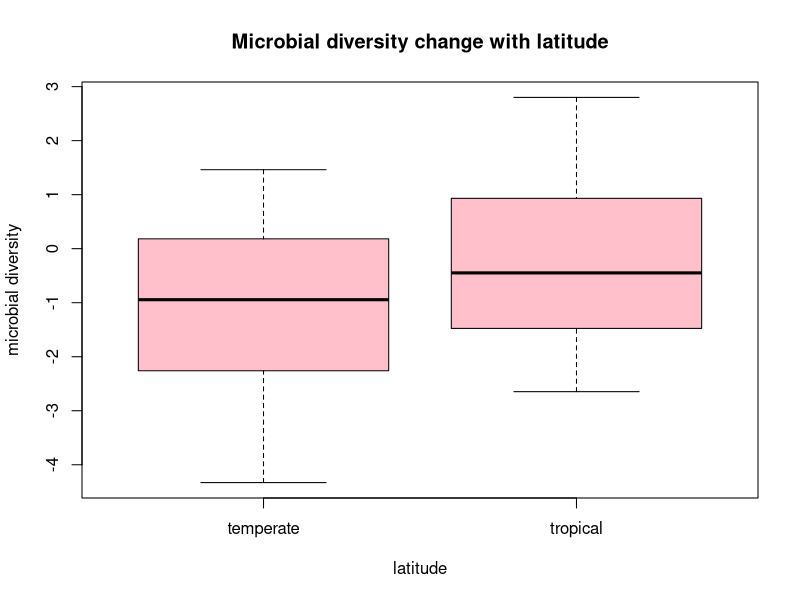
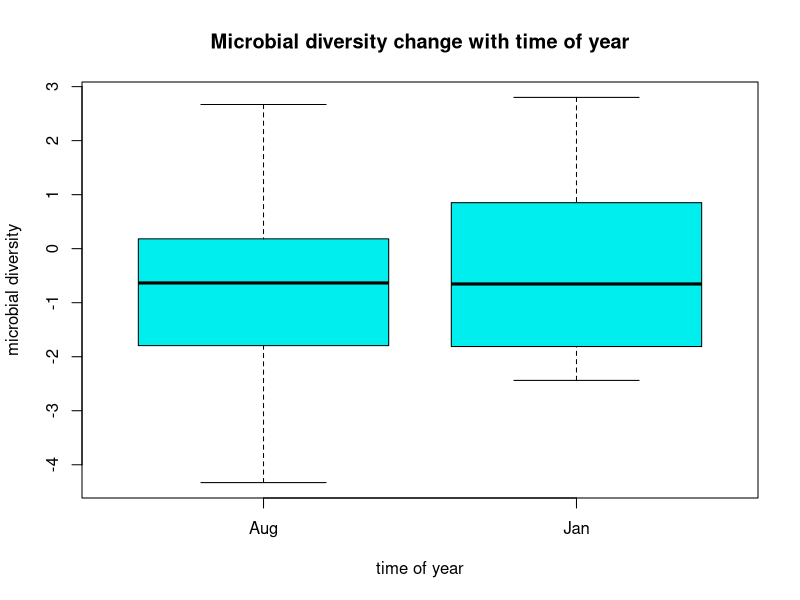
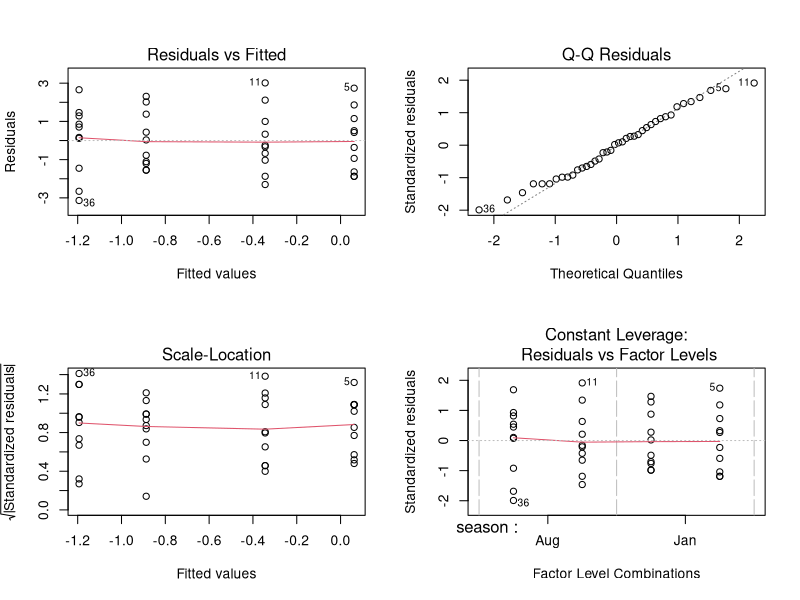
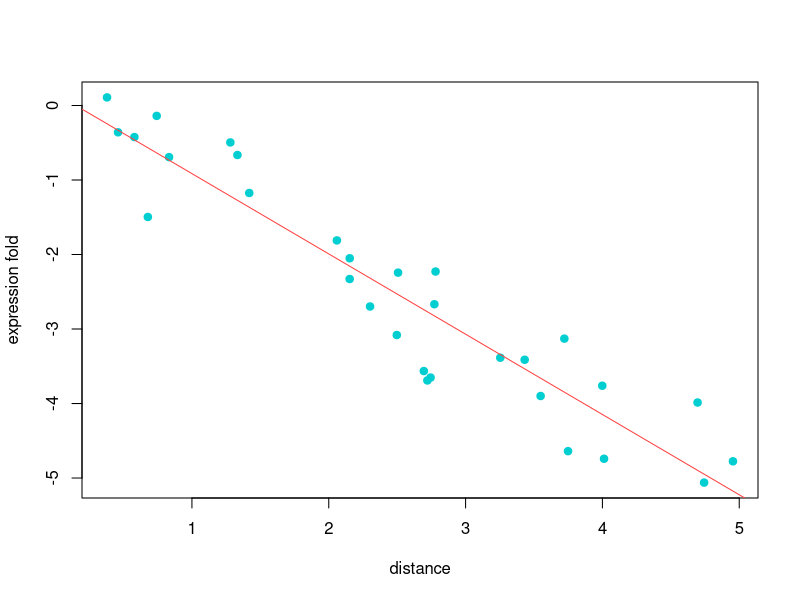
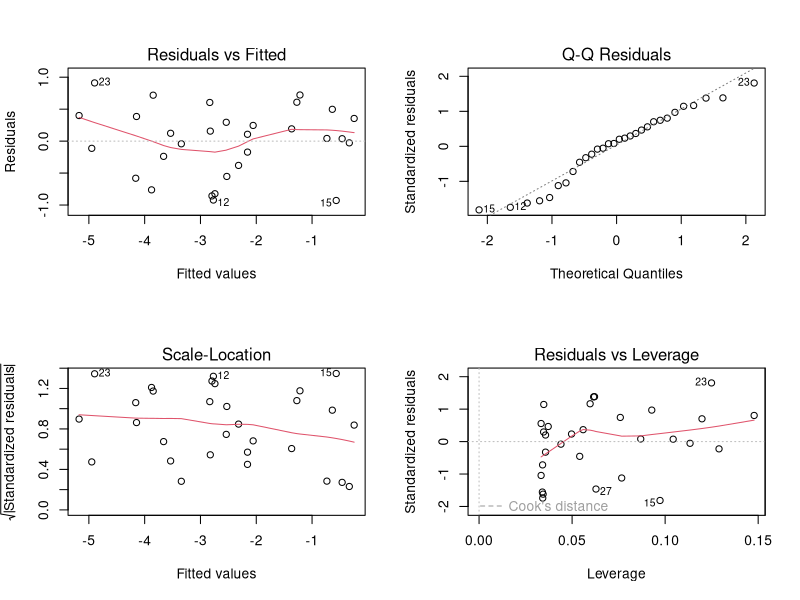
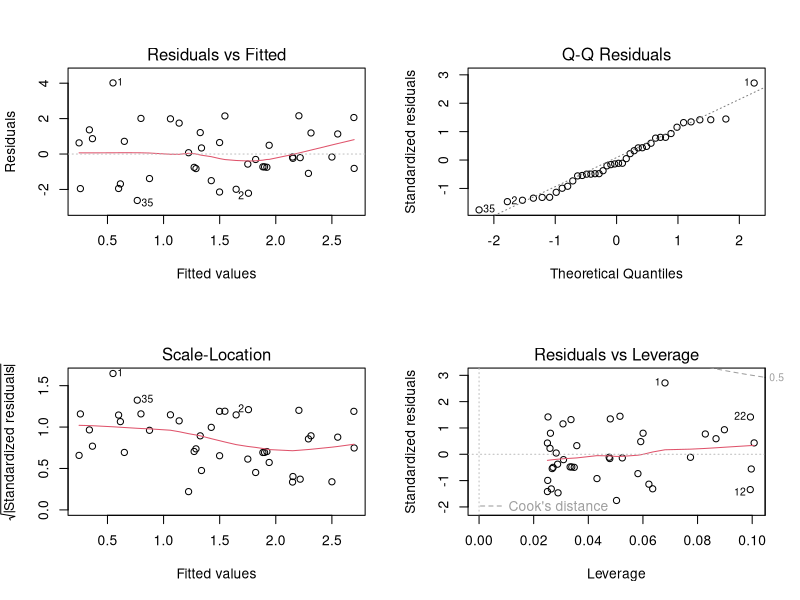
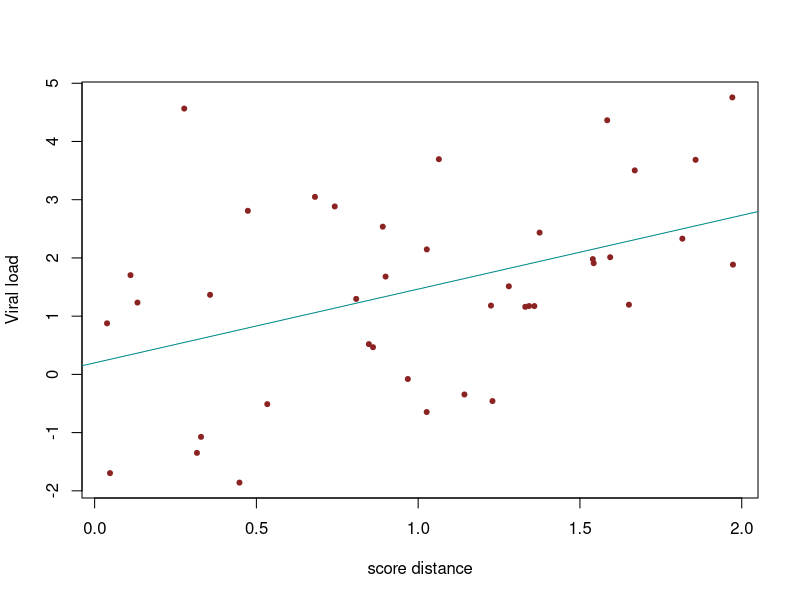

The R script that drew these images, in order:
#Dataset 1
#read file
  microbial=read.table("part_1_student_1206.tdf.txt", header = TRUE)

#1. How does microbial diversity change with latitude?
#make a boxplot to .....
  boxplot(UniFracInd~latitude,data=microbial, main="Microbial diversity change with latitude", ylab="microbial diversity",xlab="latitude",col="pink")
#t-test
  t.test(UniFracInd~latitude,data=microbial)

#2. How does microbial diversity change with time of year?
#make a boxplot to .....
  boxplot(UniFracInd~season, data=microbial, main="Microbial diversity change with time of year", ylab="microbial diversity",xlab="time of year",col="cyan2")
#t-test
  t.test(UniFracInd~season,data=microbial)

#3. Is there an interaction between the season, and location?
#fit the data
  microbial_model=lm(UniFracInd~season*latitude,data=microbial)
  par(mfrow=c(2,2))
  plot(microbial_model)
  anova(microbial_model)
  par(mfrow=c(1,1))
  
#Dataset 2
#read data
luciferase=read.table("part_2_student_1206.tdf.txt", header = TRUE)
#check the data there 2 variables called "expression_fold" which is ?luciferase? homologue expression change, and "distance" which is the averaged numer of amino acid substitutions
str(luciferase)

#1. How does the putative ?luciferase? homologue expression change with genetic distance (amino acid substitutions)?
# plot a scatter plot to show how the 2 variables related each other
  plot(luciferase$distance,luciferase$expression_fold,xlab = "distance",ylab="expression fold",col="darkturquoise",pch=19)

#make a model:the expression is a dependent variable and genetic distance is an independent variable
  luciferase_model=lm(expression_fold~distance,data=luciferase)

#add the fitted line (model) to the scatter plot
  abline(luciferase_model,col="brown1")

#2. Comment on whether the model assumptions are valid.
#build the regression diagnostic plots
par(mfrow=c(2,2))
plot(luciferase_model)
par(mfrow=c(1,1))
  
#dataset3
#read input file
HIV=read.table("part_3_student_1206.tdf.txt", header = TRUE)

HIV_model1=lm(VLoad~CD4*tissue*score_shannon*score_distance,data=HIV)
anova(HIV_model1)

#delete score_shannon
HIV_model2=lm(VLoad~CD4:tissue*CD4:score_shannon:score_distance *score_distance,data=HIV)
anova(HIV_model2)

#delete tissue,CD4:score_shannon:score_distance because of no significance 
HIV_model3=lm(VLoad~score_distance,data=HIV)
anova(HIV_model3)

#crate a diagnotics plot
par(mfrow=c(2,2))
plot(HIV_model3)
par(mfrow=c(1,1))

#plot graph between the viral load and the genetic distance
plot(HIV$score_distance,HIV$VLoad,xlab = "score distance",ylab="Viral load",main="",col="brown4",pch=20)
#draw model line
abline(HIV_model3,col="cyan4")

#calculate the intercept
summary(HIV_model3)


